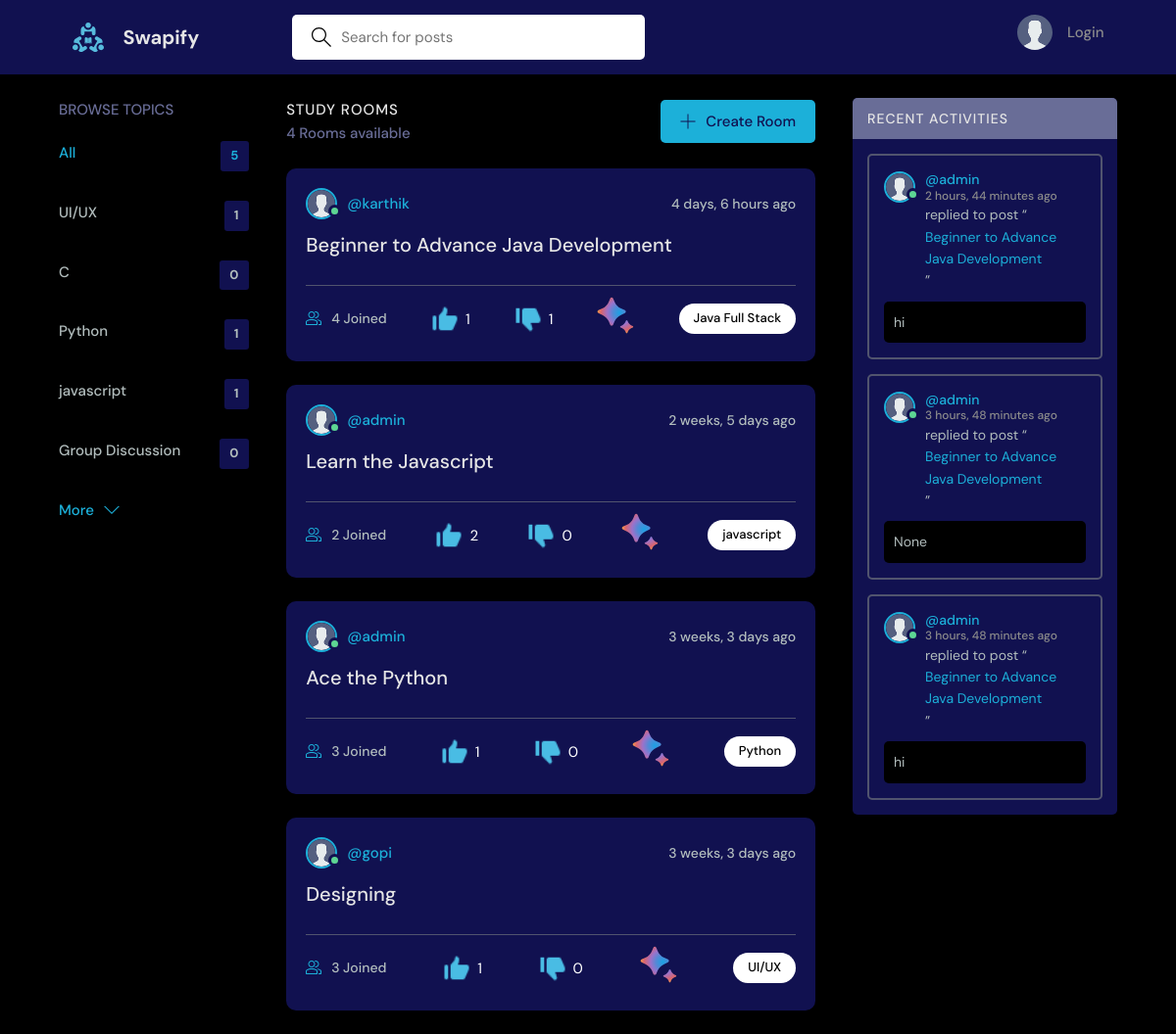
Before: / with the older database file.
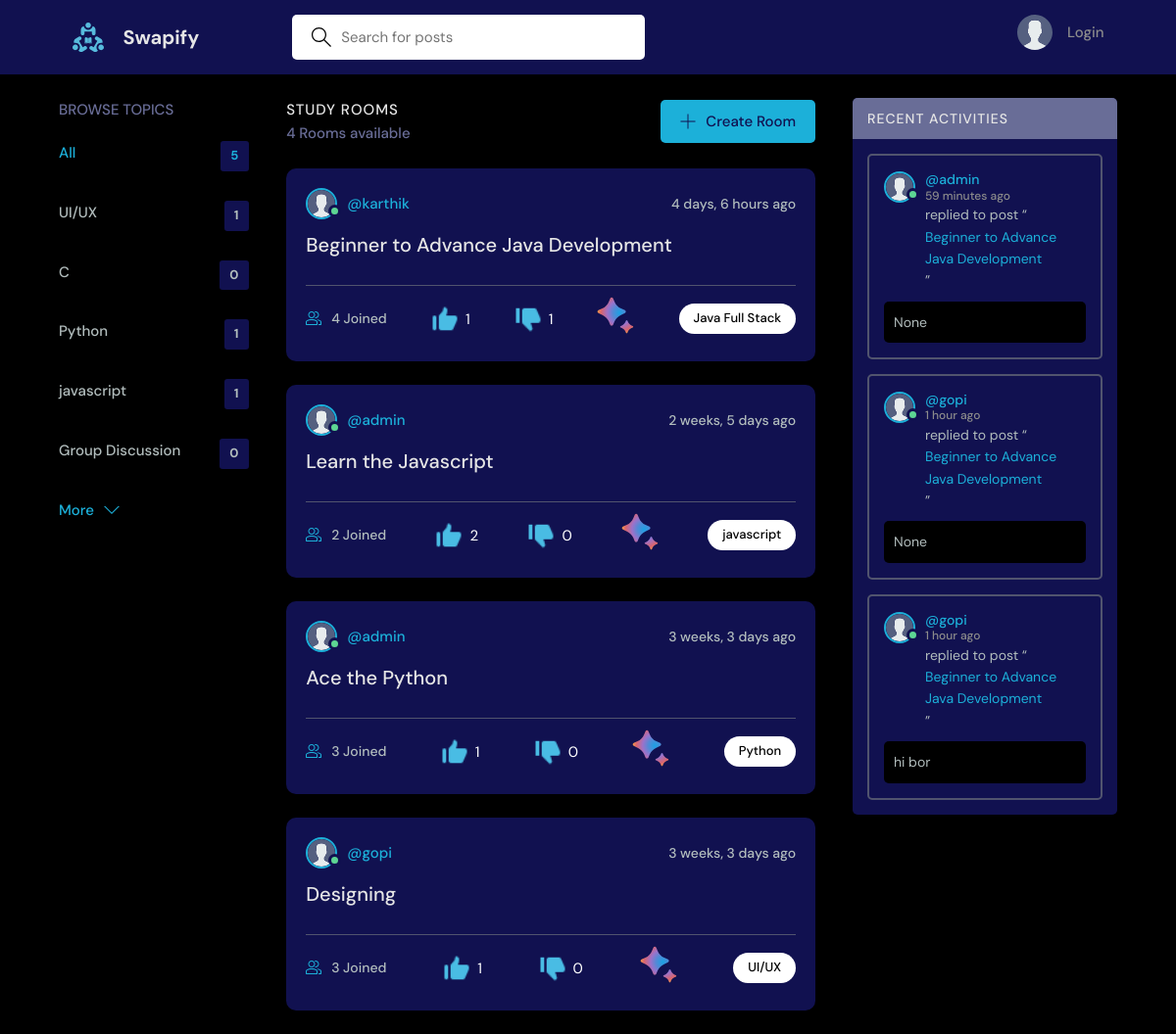
After: the same page with the newer database file.
### base/models.py (models this page shows, shortened)
class Topic(models.Model):
    name = models.CharField(max_length=200)

class Room(models.Model):
    host = models.ForeignKey(UserAccount, on_delete=models.SET_NULL, null=True, related_name="hosted_rooms")
    topic = models.ForeignKey(Topic, on_delete=models.SET_NULL, null=True)
    name = models.CharField(max_length=200)
    description = models.TextField(null=True, blank=True)
    participants = models.ManyToManyField(UserAccount, related_name='joined_rooms', blank=True)
    room_video_call_id = models.CharField(max_length=255, blank=True, null=True)  # Video Call ID
    updated = models.DateTimeField(auto_now=True)
    created = models.DateTimeField(auto_now_add=True)
    class Meta:
        ordering = ['-updated', '-created']
    def __str__(self):
        return f"{self.name}"

class UserAccount(AbstractBaseUser, PermissionsMixin):
    email = models.EmailField(unique=True)
    username = models.CharField(unique=True,max_length=225)
    first_name = models.CharField(max_length=225)
    last_name = models.CharField(max_length=225)
    is_active = models.BooleanField(default=True)
    is_staff = models.BooleanField(default=False)
    is_admin = models.BooleanField(default=False)
    created_at = models.DateTimeField(auto_now_add=True)
    updated_at = models.DateTimeField(auto_now=True)
    bio = models.TextField(null=True)
    avatar = models.ImageField(null=True,blank=True, default="avatar.svg")
    is_online = models.BooleanField(default=False)
    profile_rating = models.DecimalField(null=True,
        max_digits=3,
        decimal_places=1,
        validators=[
            MinValueValidator(1.0),
            MaxValueValidator(5.0)
        ]
    )
    upvotes = models.PositiveIntegerField(default=0)
    downvotes = models.PositiveIntegerField(default=0)
    interested_topics = models.ManyToManyField(Topic, related_name="interested_users", blank=True)
    groups = models.ManyToManyField(
        'auth.Group',
        related_name='user_account_set',  # Custom related name for 'groups'
        blank=True,
        help_text='The groups this user belongs to.',
        verbose_name='groups',
    )
    user_permissions = models.ManyToManyField(
        'auth.Permission',
        related_name='user_account_permissions_set',  # Custom related name for 'user_permissions'
        blank=True,
        help_text='Specific permissions for this user.',
        verbose_name='user permissions',
    )
    objects = CustomUserManager()
    USERNAME_FIELD = 'email'
    REQUIRED_FIELDS = ['username']

class Message(models.Model):
    user = models.ForeignKey(UserAccount, on_delete=models.CASCADE)
    room = models.ForeignKey(Room, on_delete=models.CASCADE, related_name="messages")
    body = models.TextField(blank=True,null=True)
    file = models.FileField(upload_to='files/',blank=True,null=True)
    updated = models.DateTimeField(auto_now=True)
    created = models.DateTimeField(auto_now_add=True)
    class Meta:
        ordering = ['-updated', '-created']

### base/views.py (the view)
# urls.py: path('', views.home, name="home"),
def home(request):
    q = request.GET.get('q') if request.GET.get('q') != None else ''
    rooms = Room.objects.filter(
        Q(topic__name__icontains=q) |
        Q(name__icontains=q) |
        Q(description__icontains=q)
    )
    topics = Topic.objects.all()[0:5]
    room_count = rooms.count()
    room_messages = Message.objects.filter(
        Q(room__topic__name__icontains=q))[0:3]
    for room in rooms:
        room.upvote_count = room.feedbacks.filter(vote=1).count()
        room.downvote_count = room.feedbacks.filter(vote=-1).count()
    context = {'rooms': rooms, 'topics': topics,
               'room_count': room_count, 'room_messages': room_messages}
    return render(request, 'base/home.html', context)

### base/templates/base/home.html (shortened to what this page needs)
{% extends 'main.html' %}
{% block content %}
<main class="layout layout--3">
  <div class="container">
    {% include 'base/topics_component.html' %}
    <div class="roomList">
      <div class="roomList__header">
        <div>
          <h2>Study Rooms</h2>
          <p>{{room_count}} Rooms available</p>
        </div>
        <a class="btn btn--main" href="{% url 'create-room' %}">
          <svg version="1.1" xmlns="http://www.w3.org/2000/svg" width="32" height="32" viewBox="0 0 32 32">
            <title>add</title>
            <path
              d="M16.943 0.943h-1.885v14.115h-14.115v1.885h14.115v14.115h1.885v-14.115h14.115v-1.885h-14.115v-14.115z">
            </path>
          </svg>
          Create Room
        </a>
      </div>
      {% include 'base/feed_component.html' %}
    </div>
    {% include 'base/activity_component.html' %}
  </div>
</main>
{% endblock %}

### base/templates/base/topics_component.html
<div class="topics">
    <div class="topics__header">
        <h2>Browse Topics</h2>
    </div>
    <ul class="topics__list">
        <li>
            <a href="{% url 'home' %}" class="active">All <span>{{topics.count}}</span></a>
        </li>
        {% for topic in topics %}
        <li>
            <a href="{% url 'home' %}?q={{topic.name}}">{{topic.name}}<span>{{topic.room_set.all.count}}</span></a>
        </li>
        {% endfor %}
    </ul>
    <a class="btn btn--link" href="{% url 'topics' %}">
        More
        <svg version="1.1" xmlns="http://www.w3.org/2000/svg" width="32" height="32" viewBox="0 0 32 32">
            <title>chevron-down</title>
            <path d="M16 21l-13-13h-3l16 16 16-16h-3l-13 13z"></path>
        </svg>
    </a>
</div>

### base/templates/base/feed_component.html (shortened to what this page needs)
{% for room in rooms %}
<div class="roomListRoom">
    <div class="roomListRoom__header">
        <a href="{% url 'user-profile' room.host.id %}" class="roomListRoom__author">
            {% if room.host.is_online %}
                <div class="avatar avatar--small active">
                    <img src="{{ room.host.avatar.url }}" />
                </div>
                {% else %}
                    <div class="avatar avatar--small">
                        <img src="{{ room.host.avatar.url }}" />
                    </div>
                {% endif %}
            <span>@{{ room.host.username }}</span>
        </a>
        <div class="roomListRoom__actions">
            <span>{{ room.created|timesince }} ago</span>
        </div>
    </div>
    <div class="roomListRoom__content">
        <a href="{% if request.user.is_authenticated %}{% url 'room' room.id %}?username={{ request.user.username }}&room_name={{ room.name }}{% else %}{% url 'login' %}{% endif %}">
            {{ room.name }}
        </a>
    </div>
    <div class="roomListRoom__meta">
        <a href="{% url 'room' room.id %}" class="roomListRoom__joined">
            {{ room.participants.all.count }} Joined
        </a>
                <a href="#" class="roomListRoom__vote upvote" data-room="{{ room.id }}" style="display: inline-flex; align-items: center; gap: 6px; text-decoration: none;">
                    <img
                         alt="Thumbs up" width="30" height="30"
                         style="filter: brightness(0) saturate(100%) invert(64%) sepia(58%) saturate(485%) hue-rotate(155deg) brightness(93%) contrast(92%);">
                    <span style="color: #ffffff;">{{ room.upvote_count }}</span>
                </a>
        <a href="#" class="roomListRoom__vote downvote" data-room="{{ room.id }}" style="display: inline-flex; align-items: center; gap: 6px; text-decoration: none;">
            <img
                 alt="Thumbs Down" width="30" height="30"
                 style="filter: brightness(0) saturate(100%) invert(64%) sepia(58%) saturate(485%) hue-rotate(155deg) brightness(93%) contrast(92%);">
            <span style="color: #ffffff;">{{ room.downvote_count }}</span>
        </a>
        <a href="#" class="roomListRoom__ai summarize-btn" data-room="{{ room.id }}">
        </a>
        <p class="roomListRoom__topic">{{ room.topic.name }}</p>
    </div>
</div>
{% endfor %}

### base/templates/base/activity_component.html (shortened to what this page needs)
<div class="activities">
    <div class="activities__header">
        <h2>Recent Activities</h2>
    </div>
    {% for message in room_messages %}
    <div class="activities__box">
        <div class="activities__boxHeader roomListRoom__header">
            <a href="{% url 'user-profile' message.user.id %}" class="roomListRoom__author">
                {% if message.user.is_online %}
                <div class="avatar avatar--small active">
                    <img src="{{message.user.avatar.url}}" />
                </div>
                {% else %}
                    <div class="avatar avatar--small">
                        <img src="{{message.user.avatar.url}}" />
                    </div>
                {% endif %}
                <p>
                    @{{message.user.username}}
                    <span>{{message.created|timesince}} ago</span>
                </p>
            </a>
        </div>
        <div class="activities__boxContent">
            <p>replied to post “<a href="{% url 'room' message.room.id %}">{{message.room}}</a>”</p>
            <div class="activities__boxRoomContent">{{message.body}}</div>
        </div>
    </div>
    {% endfor %}
</div>

Changed rows visible on the page:
no longer on this page (row unchanged): Message: user.avatar (placeholder picture), user.username "admin", created "2 hours, 44 minutes", room "Beginner to Advance Java Development", body "hi"
no longer on this page (row unchanged): Message: user.avatar (placeholder picture), user.username "admin", created "3 hours, 48 minutes", room "Beginner to Advance Java Development", body "None"
no longer on this page (row unchanged): Message: user.avatar (placeholder picture), user.username "admin", created "3 hours, 48 minutes", room "Beginner to Advance Java Development", body "hi"
added Message: user.avatar (placeholder picture), user.username "admin", created "59 minutes", room "Beginner to Advance Java Development", body "None"
added Message: user.avatar (placeholder picture), user.username "gopi", created "1 hour", room "Beginner to Advance Java Development", body "None"
added Message: user.avatar (placeholder picture), user.username "gopi", created "1 hour", room "Beginner to Advance Java Development", body "hi bor"
